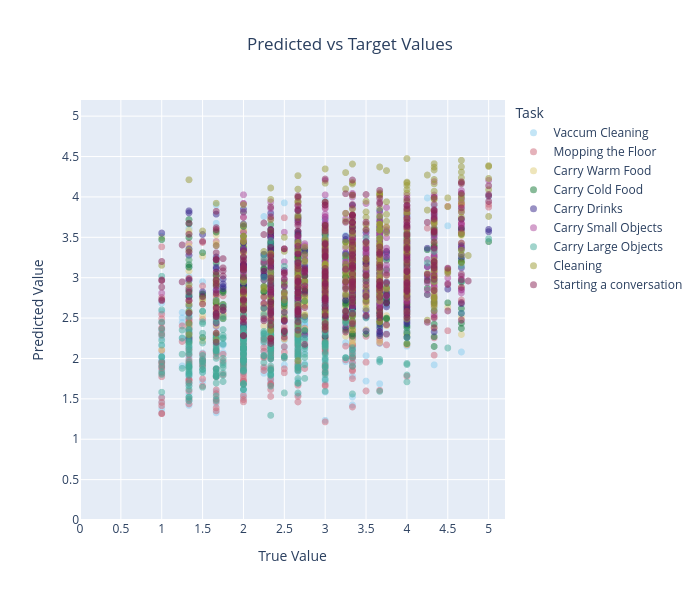

Notebook source saved alongside this figure:
### Code cell
import numpy as np
import plotly.express as px
import pandas as pd

# Example input arrays: predicted and target values (shape: 240 samples x 9 tasks)
# predicted = np.random.rand(240, 9)
# target = np.random.rand(240, 9)


# Your task names in order
task_names = [
    'Vaccum Cleaning', 'Mopping the Floor', 'Carry Warm Food',
    'Carry Cold Food', 'Carry Drinks', 'Carry Small Objects',
    'Carry Large Objects', 'Cleaning', 'Starting a conversation'
]

# Flatten predictions and targets
pred_flat = preds.flatten()
target_flat = targets.flatten()
assert len(pred_flat) == len(target_flat)
# Create task labels for each point using task names (repeat 240 times for each task)
tasks = np.tile(task_names, len(pred_flat)//9)  # This creates an array of task names (length 9*240=2160)

# Create DataFrame with actual task names
df = pd.DataFrame({
    'Predicted': pred_flat,
    'Target': target_flat,
    'Task': tasks  # Task names as strings
})

# # Define your task groups and colors
# group1 = ['Carry Warm Food', 'Carry Cold Food', 'Carry Drinks', 'Starting a conversation']
# group2 = ['Vaccum Cleaning', 'Mopping the Floor', 'Carry Large Objects', 'Carry Small Objects', 'Cleaning', ]

# color_group1 = 'blue'
# color_group2 = 'orange'

# # Create mapping from task name to color
# color_map = {task: color_group1 for task in group1}
# color_map.update({task: color_group2 for task in group2})

fig = px.scatter(df, x='Target', y='Predicted', color='Task',
                 title='Predicted vs Target Values',
                 labels={'Target': 'True Value', 'Predicted': 'Predicted Value'},
                 width=700,
                 height=600,
                #  color_discrete_map=color_map
                 color_discrete_sequence=px.colors.qualitative.Safe
                 )

fig.update_layout(template='plotly', title_x=0.5, yaxis=dict(range=[0, 5.2], dtick=0.5), xaxis=dict(range=[0, 5.2], dtick=0.5),)
fig.update_traces(marker=dict(size=7, opacity=0.5))
fig.show()
#predstargets_scatter

### Figure 1 — Plotly figure (JSON) as saved in the notebook; plotly's stock layout.template omitted (floating-point values rounded to 4 significant figures; data arrays with more than 128 entries replaced by an {"elided": "..."} marker saying what was removed)
{"data": [{"hovertemplate": "Task=Vaccum Cleaning<br>True Value=%{x}<br>Predicted Value=%{y}<extra></extra>", "legendgroup": "Vaccum Cleaning", "marker": {"color": "rgb(136, 204, 238)", "opacity": 0.5, "size": 7, "symbol": "circle"}, "mode": "markers", "name": "Vaccum Cleaning", "showlegend": true, "type": "scattergl", "x": {"elided": "400 float values"}, "xaxis": "x", "y": {"elided": "400 float values"}, "yaxis": "y"}, {"hovertemplate": "Task=Mopping the Floor<br>True Value=%{x}<br>Predicted Value=%{y}<extra></extra>", "legendgroup": "Mopping the Floor", "marker": {"color": "rgb(204, 102, 119)", "opacity": 0.5, "size": 7, "symbol": "circle"}, "mode": "markers", "name": "Mopping the Floor", "showlegend": true, "type": "scattergl", "x": {"elided": "400 float values"}, "xaxis": "x", "y": {"elided": "400 float values"}, "yaxis": "y"}, {"hovertemplate": "Task=Carry Warm Food<br>True Value=%{x}<br>Predicted Value=%{y}<extra></extra>", "legendgroup": "Carry Warm Food", "marker": {"color": "rgb(221, 204, 119)", "opacity": 0.5, "size": 7, "symbol": "circle"}, "mode": "markers", "name": "Carry Warm Food", "showlegend": true, "type": "scattergl", "x": {"elided": "400 float values"}, "xaxis": "x", "y": {"elided": "400 float values"}, "yaxis": "y"}, {"hovertemplate": "Task=Carry Cold Food<br>True Value=%{x}<br>Predicted Value=%{y}<extra></extra>", "legendgroup": "Carry Cold Food", "marker": {"color": "rgb(17, 119, 51)", "opacity": 0.5, "size": 7, "symbol": "circle"}, "mode": "markers", "name": "Carry Cold Food", "showlegend": true, "type": "scattergl", "x": {"elided": "400 float values"}, "xaxis": "x", "y": {"elided": "400 float values"}, "yaxis": "y"}, {"hovertemplate": "Task=Carry Drinks<br>True Value=%{x}<br>Predicted Value=%{y}<extra></extra>", "legendgroup": "Carry Drinks", "marker": {"color": "rgb(51, 34, 136)", "opacity": 0.5, "size": 7, "symbol": "circle"}, "mode": "markers", "name": "Carry Drinks", "showlegend": true, "type": "scattergl", "x": {"elided": "400 float values"}, "xaxis": "x", "y": {"elided": "400 float values"}, "yaxis": "y"}, {"hovertemplate": "Task=Carry Small Objects<br>True Value=%{x}<br>Predicted Value=%{y}<extra></extra>", "legendgroup": "Carry Small Objects", "marker": {"color": "rgb(170, 68, 153)", "opacity": 0.5, "size": 7, "symbol": "circle"}, "mode": "markers", "name": "Carry Small Objects", "showlegend": true, "type": "scattergl", "x": {"elided": "400 float values"}, "xaxis": "x", "y": {"elided": "400 float values"}, "yaxis": "y"}, {"hovertemplate": "Task=Carry Large Objects<br>True Value=%{x}<br>Predicted Value=%{y}<extra></extra>", "legendgroup": "Carry Large Objects", "marker": {"color": "rgb(68, 170, 153)", "opacity": 0.5, "size": 7, "symbol": "circle"}, "mode": "markers", "name": "Carry Large Objects", "showlegend": true, "type": "scattergl", "x": {"elided": "400 float values"}, "xaxis": "x", "y": {"elided": "400 float values"}, "yaxis": "y"}, {"hovertemplate": "Task=Cleaning<br>True Value=%{x}<br>Predicted Value=%{y}<extra></extra>", "legendgroup": "Cleaning", "marker": {"color": "rgb(153, 153, 51)", "opacity": 0.5, "size": 7, "symbol": "circle"}, "mode": "markers", "name": "Cleaning", "showlegend": true, "type": "scattergl", "x": {"elided": "400 float values"}, "xaxis": "x", "y": {"elided": "400 float values"}, "yaxis": "y"}, {"hovertemplate": "Task=Starting a conversation<br>True Value=%{x}<br>Predicted Value=%{y}<extra></extra>", "legendgroup": "Starting a conversation", "marker": {"color": "rgb(136, 34, 85)", "opacity": 0.5, "size": 7, "symbol": "circle"}, "mode": "markers", "name": "Starting a conversation", "showlegend": true, "type": "scattergl", "x": {"elided": "400 float values"}, "xaxis": "x", "y": {"elided": "400 float values"}, "yaxis": "y"}], "layout": {"height": 600, "legend": {"title": {"text": "Task"}, "tracegroupgap": 0}, "title": {"text": "Predicted vs Target Values", "x": 0.5}, "width": 700, "xaxis": {"anchor": "y", "domain": [0, 1], "dtick": 0.5, "range": [0, 5.2], "title": {"text": "True Value"}}, "yaxis": {"anchor": "x", "domain": [0, 1], "dtick": 0.5, "range": [0, 5.2], "title": {"text": "Predicted Value"}}}}
